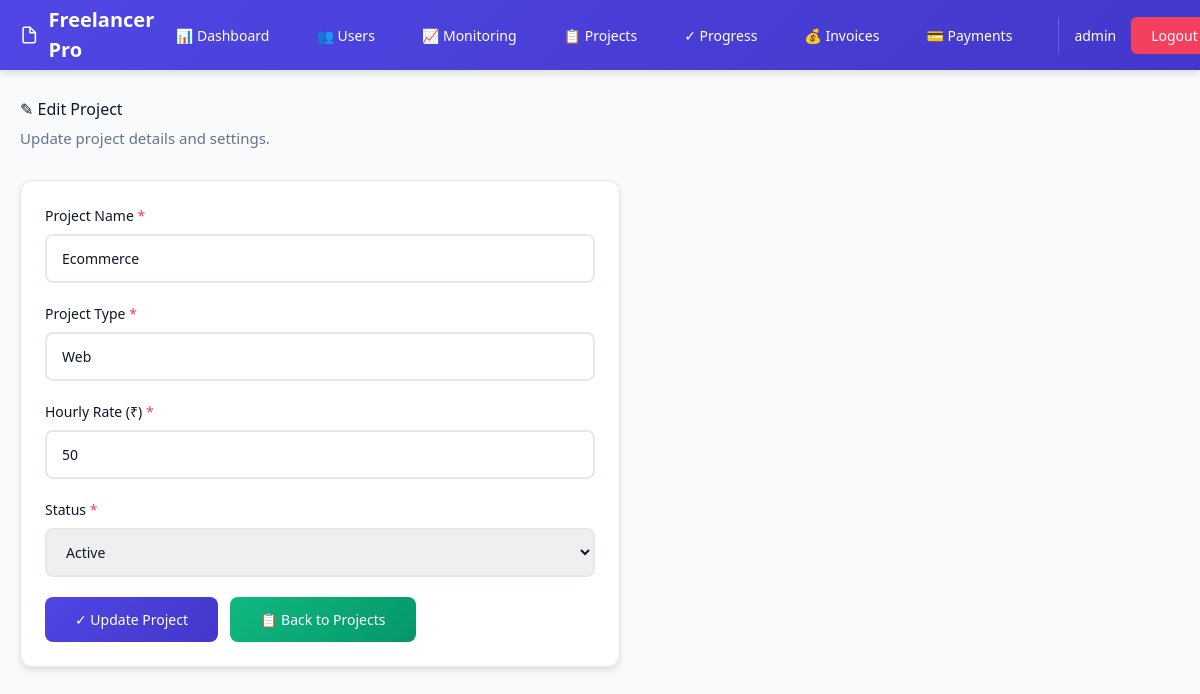
Page /edit_project/1 (signed in) on the committed database.
### tables this page shows
CREATE TABLE projects(
        id INTEGER PRIMARY KEY AUTOINCREMENT,
        name TEXT,
        type TEXT,
        rate INTEGER,
        status TEXT,
        user_id INTEGER
    , created_at TIMESTAMP, deadline TEXT, description TEXT);

### app.py (the view, shortened to what this page needs)
@app.route("/edit_project/<int:project_id>", methods=["GET", "POST"])
@login_required
def edit_project(project_id):
    conn = get_db_connection()
    user_id = session["user_id"]
    role = session["role"]
    if role == "admin":
        project = conn.execute("SELECT * FROM projects WHERE id=?", (project_id,)).fetchone()
    else:
        project = conn.execute(
            "SELECT * FROM projects WHERE id=? AND user_id=?",
            (project_id, user_id)
        ).fetchone()
    if not project:
        close_db_connection(conn)
        return "Project not found", 404
    close_db_connection(conn)
    return render_template("edit_project.html", project=project)

### app.py (called while the page is built)
def login_required(f):
    @wraps(f)
    def decorated_function(*args, **kwargs):
        if "user_id" not in session:
            return redirect("/login")
        return f(*args, **kwargs)
    return decorated_function

### database.py (called while the page is built)
def get_db_connection():
    conn = sqlite3.connect(DATABASE_PATH)
    conn.row_factory = sqlite3.Row
    return conn

def close_db_connection(conn):
    if conn:
        conn.close()

### templates/edit_project.html (shortened to what this page needs)
{% extends "base.html" %}
{% block content %}
<div>
    <div style="margin-bottom: 30px;">
        <h1 style="margin-bottom: 8px;">✎ Edit Project</h1>
        <p style="color: #64748b; font-size: 15px;">Update project details and settings.</p>
    </div>
    <div class="card" style="max-width: 600px;">
        <form method="POST">
            <div style="margin-bottom: 20px;">
                <label style="display: block; margin-bottom: 8px; font-weight: 500; font-size: 14px;">
                    Project Name <span style="color: #f43f5e;">*</span>
                </label>
                <input
                    type="text"
                    name="name"
                    value="{{ project.name }}"
                    required
                    style="width: 100%; padding: 12px 15px; border: 2px solid #e2e8f0; border-radius: 8px; font-family: inherit; font-size: 14px;"
                >
            </div>
            <div style="margin-bottom: 20px;">
                <label style="display: block; margin-bottom: 8px; font-weight: 500; font-size: 14px;">
                    Project Type <span style="color: #f43f5e;">*</span>
                </label>
                <input
                    type="text"
                    name="type"
                    value="{{ project.type }}"
                    required
                    style="width: 100%; padding: 12px 15px; border: 2px solid #e2e8f0; border-radius: 8px; font-family: inherit; font-size: 14px;"
                >
            </div>
            <div style="margin-bottom: 20px;">
                <label style="display: block; margin-bottom: 8px; font-weight: 500; font-size: 14px;">
                    Hourly Rate (₹) <span style="color: #f43f5e;">*</span>
                </label>
                <input
                    type="number"
                    step="0.01"
                    min="0"
                    name="rate"
                    value="{{ project.rate }}"
                    required
                    style="width: 100%; padding: 12px 15px; border: 2px solid #e2e8f0; border-radius: 8px; font-family: inherit; font-size: 14px;"
                >
            </div>
            <div style="margin-bottom: 20px;">
                <label style="display: block; margin-bottom: 8px; font-weight: 500; font-size: 14px;">
                    Status <span style="color: #f43f5e;">*</span>
                </label>
                <select
                    name="status"
                    required
                    style="width: 100%; padding: 12px 15px; border: 2px solid #e2e8f0; border-radius: 8px; font-family: inherit; font-size: 14px;"
                >
                    <option value="Active" {% if project.status == "Active" %}selected{% endif %}>
                        Active
                    </option>
                </select>
            </div>
            <div style="display: flex; gap: 12px; flex-wrap: wrap;">
                <button type="submit" class="btn btn-primary" style="padding: 12px 30px;">
                    ✓ Update Project
                </button>
                <a href="/projects" class="btn btn-secondary" style="padding: 12px 30px; text-decoration: none;">
                    📋 Back to Projects
                </a>
            </div>
        </form>
    </div>
</div>
{% endblock %}

### static/css/style.css (style rules this page uses)
:root { --primary-color: #4f46e5; --primary-dark: #4338ca; --secondary-color: #10b981; --accent-color: #f59e0b; --danger-color: #f43f5e; --warning-color: #f97316; --success-color: #10b981; --info-color: #0ea5e9; --bg-color: #f8fafc; --text-color: #0f172a; --border-color: #e2e8f0; --shadow: 0 4px 6px rgba(0, 0, 0, 0.1); --shadow-lg: 0 10px 25px rgba(0, 0, 0, 0.1); }
* { margin: 0; padding: 0; box-sizing: border-box; }
body { font-family: 'Segoe UI', Tahoma, Geneva, Verdana, sans-serif; background-color: var(--bg-color); color: var(--text-color); line-height: 1.6; }
h1, h2, h3, h4, h5, h6 { font-weight: 600; line-height: 1.2; margin-bottom: 1rem; }
h1 { font-size: 32px; color: var(--text-color); }
.card { background: white; border-radius: 12px; padding: 24px; box-shadow: var(--shadow); transition: all 0.3s ease; border: 1px solid var(--border-color); }
.btn { display: inline-block; padding: 10px 20px; border-radius: 8px; text-decoration: none; font-weight: 500; border: none; cursor: pointer; transition: all 0.3s ease; font-size: 14px; text-align: center; }
.btn-primary { background: linear-gradient(135deg, var(--primary-color) 0%, var(--primary-dark) 100%); color: white; }
.btn-secondary { background: linear-gradient(135deg, var(--secondary-color) 0%, #059669 100%); color: white; }
input, select, textarea { width: 100%; padding: 12px 15px; margin-bottom: 15px; border: 2px solid var(--border-color); border-radius: 8px; font-family: inherit; font-size: 14px; transition: all 0.3s ease; }
input::placeholder { color: #94a3b8; }
button { background: linear-gradient(135deg, var(--primary-color) 0%, var(--primary-dark) 100%); color: white; padding: 12px 24px; border: none; border-radius: 8px; cursor: pointer; font-weight: 500; transition: all 0.3s ease; font-size: 14px; }

### templates/base.html (style rules this page uses)
:root { --color-primary: #4f46e5; --color-primary-dark: #4338ca; --color-secondary: #10b981; --color-accent: #f59e0b; --color-danger: #f43f5e; --color-bg: #f8fafc; --color-text: #0f172a; --color-border: #e2e8f0; }
* { margin: 0; padding: 0; box-sizing: border-box; }
body { font-family: 'Segoe UI', Tahoma, Geneva, Verdana, sans-serif; background-color: var(--color-bg); color: var(--color-text); }

### rows in the picture
projects: name "Ecommerce", type "Web", rate "50", status "Active"

### other values in the picture
{{ session.get("username") }} "admin"
